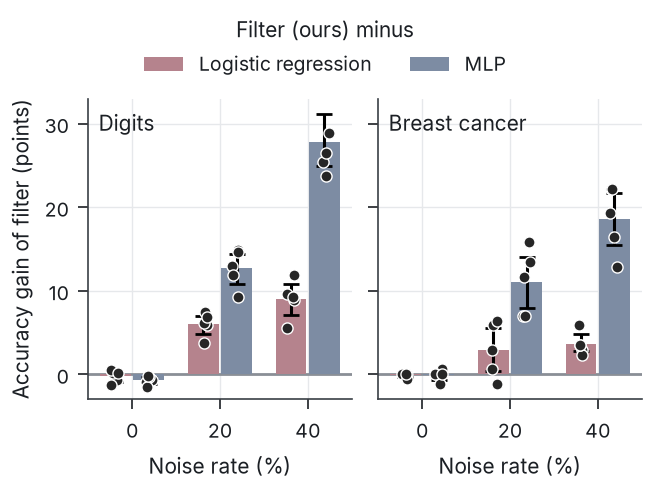

Source code (Python):
import json
import numpy as np
import scriptorium_fig as sf

sf.use()
fig, axes = sf.figure("column", aspect=0.75, ncols=2, sharey=True)

rows = [json.loads(l) for l in open("results/runs.jsonl")]


def seed_diffs(ds, noise, base):
    f = {r["seed"]: 100 * r["test_acc"] for r in rows
         if r["dataset"] == ds and abs(r["noise"] - noise) < 1e-9 and r["method"] == "filter"}
    b = {r["seed"]: 100 * r["test_acc"] for r in rows
         if r["dataset"] == ds and abs(r["noise"] - noise) < 1e-9 and r["method"] == base}
    return [f[s] - b[s] for s in sorted(f)]


panels = [("Digits", "digits", "dg"), ("Breast cancer", "breast_cancer", "bc")]
# Bars take the baseline hues Figure 1 uses (same sf.color names as teaser.py);
# purple is reserved for our method and does not appear in this plot.
bases = [("logreg", "lr", "Logistic regression", sf.color("logreg")),
         ("mlp", "mlp", "MLP", sf.color("mlp"))]
noises = [0, 20, 40]
w = 0.38
rng = np.random.default_rng(0)
handles = {}

for ax, (label, ds, pre) in zip(axes, panels):
    ax.axhline(0, color=sf.color("untrained", reference=True), lw=1.0, zorder=1)
    for j, (bkey, short, lab, col) in enumerate(bases):
        xs = np.arange(3) + (j - 0.5) * w
        m = np.array([sf.recipe(f"diff_filter_{bkey}_{ds}_n{n}") for n in noises])
        lo = np.array([sf.recipe(f"{pre}{n}_{short}_diff_ci_low") for n in noises])
        hi = np.array([sf.recipe(f"{pre}{n}_{short}_diff_ci_high") for n in noises])
        handles[lab] = ax.bar(xs, m, w * 0.92, color=col, zorder=2)
        ax.errorbar(xs, m, yerr=[m - lo, hi - m], fmt="none", ecolor="black",
                    elinewidth=1.1, capsize=3, zorder=3)
        for x, n in zip(xs, noises):
            d = seed_diffs(ds, n / 100, bkey)
            ax.scatter(x + rng.uniform(-0.05, 0.05, len(d)), d, s=16, color="0.15",
                       edgecolor="white", linewidths=0.5, zorder=4)
    ax.set_xticks(range(3))
    ax.set_xticklabels([f"{n}" for n in noises])
    ax.set_xlabel("Noise rate (%)")
    ax.text(0.04, 0.96, label, transform=ax.transAxes, ha="left", va="top")
    ax.set_ylim(-3, 33)

axes[0].set_ylabel("Accuracy gain of filter (points)")
fig.legend(handles=list(handles.values()), labels=list(handles.keys()),
           loc="outside upper center", ncol=2, frameon=False,
           title="Filter (ours) minus", alignment="center")
sf.save(fig, "fig2")
